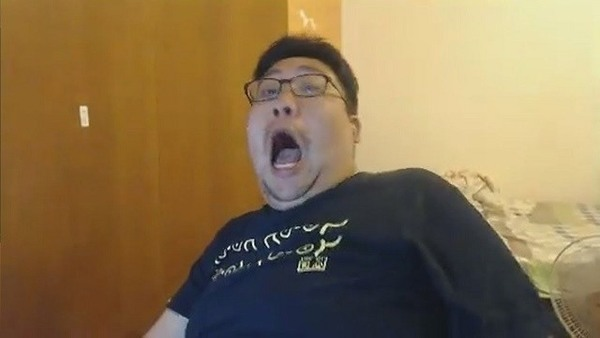
#> input picture Hw2/Donger.jpg, 600 x 338 px
$ python Hw2.py
#> lines starting #> are read from the running program, lines starting #| are printed output that depends on the picture
import numpy as np
import cv2
import random

img = cv2.imread('Donger.jpg')
#> img is the input picture: shape (338, 600, 3); mean B, G, R 79, 114.7, 137.3
Z = img.reshape((-1,3))

# convert to np.float32
Z = np.float32(Z)

# define criteria, number of clusters(K) and apply kmeans()
criteria = (cv2.TERM_CRITERIA_EPS + cv2.TERM_CRITERIA_MAX_ITER, 10, 1.0)
K = 4
ret,label,center=cv2.kmeans(Z,K,None,criteria,10,cv2.KMEANS_RANDOM_CENTERS)
#> ret = 136962434; center = [[114.6, 137.9, 156.4], [155.6, 209.2, 228.2], [38.28, 92.77, 134.6], [53.14, 42.32, 37.43]]

# Now convert back into uint8, and make original image
center = np.uint8(center)
#> center = [[114, 137, 156], [155, 209, 228], [38, 92, 134], [53, 42, 37]]
count = 0
for i in center:
    a = random.randint(0,255)
    b = random.randint(0,255)
    c = random.randint(0,255)
    center[count] = [a,b,c]
    count += 1
    print('[{} {} {}]{}'.format(a,b,c,count))
#> this loop made 4 passes
#> (i, a, b, c) on passes 1 to 4: ([114, 137, 156], 197, 215, 20), ([155, 209, 228], 132, 248, 207), ([38, 92, 134], 155, 244, 183), ([53, 42, 37], 111, 71, 144)
#| [197 215 20]1
#| [132 248 207]2
#| [155 244 183]3
#| [111 71 144]4
#> after the loop, center = [[197, 215, 20], [132, 248, 207], [155, 244, 183], [111, 71, 144]]; count = 4

res = center[label.flatten()]
res2 = res.reshape((img.shape))
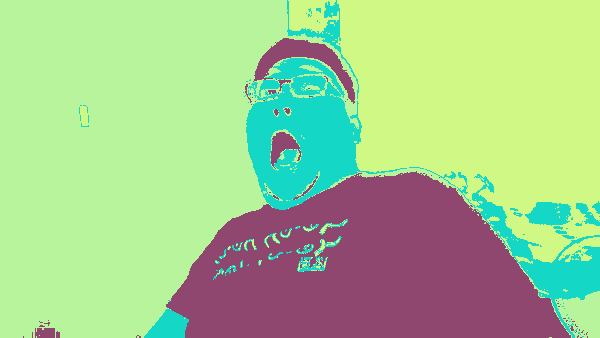
#> res2: shape (338, 600, 3); mean B, G, R 142.6, 200.8, 164.3

cv2.imwrite('Donger1.jpg',res2)
